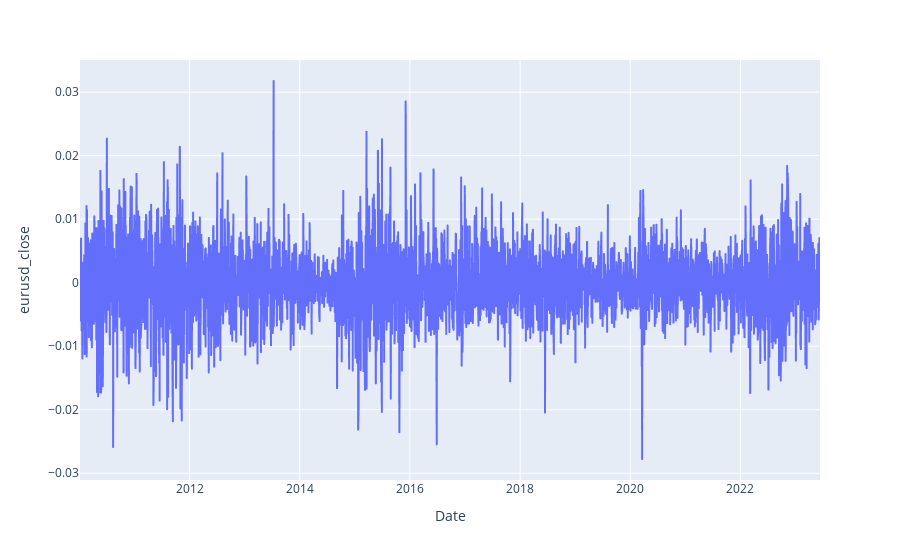

Source (notebook cell):
### Code cell
fig = px.line(forex_rate_df, y = y_col_name)
fig.show()

### Figure 1 — Plotly figure (JSON) as saved in the notebook; plotly's stock layout.template omitted (floating-point values rounded to 4 significant figures; data arrays with more than 128 entries replaced by an {"elided": "..."} marker saying what was removed)
{"data": [{"hovertemplate": "Date=%{x}<br>eurusd_close=%{y}<extra></extra>", "legendgroup": "", "line": {"color": "#636efa", "dash": "solid"}, "marker": {"symbol": "circle"}, "mode": "lines", "name": "", "showlegend": false, "type": "scattergl", "x": {"elided": "3502 str values"}, "xaxis": "x", "y": {"elided": "3502 float values"}, "yaxis": "y"}], "layout": {"legend": {"tracegroupgap": 0}, "margin": {"t": 60}, "xaxis": {"anchor": "y", "domain": [0, 1], "title": {"text": "Date"}}, "yaxis": {"anchor": "x", "domain": [0, 1], "title": {"text": "eurusd_close"}}}}
